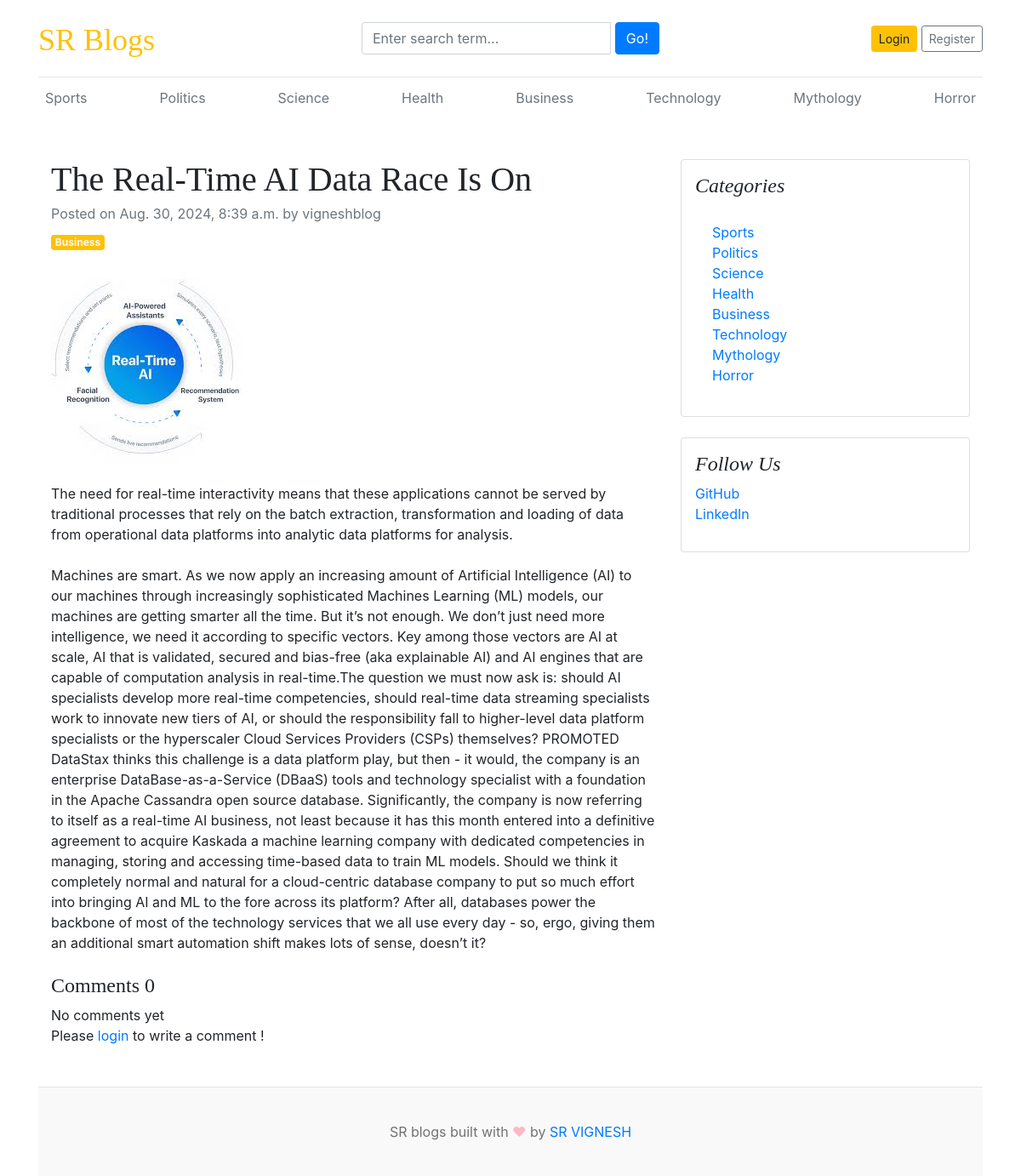
Screenshot of /blogs/the-real-time-ai-data-race-is-on/ with the database file from the repository.
### blogs/models.py (models this page shows, shortened)
class Category(models.Model):
    category_name=models.CharField(max_length=50,unique=True)
    created_at=models.DateTimeField(auto_now_add=True)
    updated_at=models.DateTimeField(auto_now=True)
    class Meta:
        verbose_name_plural='categories'
    def __str__(self):
        return self.category_name

class Blog(models.Model):
    title=models.CharField(max_length=100)
    slug=models.SlugField(max_length=150,unique=True,blank=True)
    category=models.ForeignKey(Category,on_delete=models.CASCADE)
    author=models.ForeignKey(User,on_delete=models.CASCADE)
    featured_image=models.ImageField(upload_to='uploads/%Y/%m/%d')
    short_description=models.TextField(max_length=500)
    blog_body=models.TextField(max_length=2000)
    status=models.CharField(max_length=20,choices=STATUS_CHOICES,default="Draft")
    is_featured=models.BooleanField(default=False)
    created_at=models.DateTimeField(auto_now_add=True)
    updated_at=models.DateTimeField(auto_now=True)

### assignments/models.py (models this page shows, shortened)
class SocialLink(models.Model):
    platform=models.CharField(max_length=25)
    link=models.URLField(max_length=100)
    created_at=models.DateTimeField(auto_now_add=True)
    updated_at=models.DateTimeField(auto_now=True)

### blogs/views.py (the view, shortened to what this page needs)
# urls.py: path('blogs/<slug:slug>/',BlogsView.blogs,name='blogs'),
def blogs(request,slug):
    single_blog=get_object_or_404(Blog,slug=slug,status='Published')
    comments=Comment.objects.filter(blog=single_blog)
    comment_count=comments.count()
    context={
        'single_blog':single_blog,
        'comments':comments,
        'comment_count':comment_count,
    }
    return render(request,'blogs.html',context)

### blogs/context_processors.py (called while the page is built)
def get_categories(request):
    categories=Category.objects.all()
    return dict(categories=categories)

def get_social_links(request):
    social_links=SocialLink.objects.all()
    return dict(social_links=social_links)

### templates/blogs.html
{% extends 'base.html' %}
{% block content %}
<div class="container mt-5">
    <div class="row">
        <div class="col-lg-8">
            <article>
                <header class="mb-4">
                    <h1 class="fw-bolder mb-1">{{ single_blog.title }}</h1>
                    <div class="text-muted fst-italic mb-2">Posted on {{ single_blog.created_at }} by {{ single_blog.author }}</div>
                    <a class="badge bg-warning text-decoration-none text-light" href="#!">{{ single_blog.category }}</a>
                </header>
                <figure class="mb-4"><img class="img-fluid rounded" src="{{ single_blog.featured_image.url }}" alt="..." /></figure>
                <section class="mb-5">
                    <p class="fs-5 mb-4">{{ single_blog.short_description }}</p>
                    <p class="fs-5 mb-4">{{ single_blog.blog_body }}</p>
                     <h4>Comments {{ comment_count }}</h4>
                     {% if comments %}
                        {% for comment in comments %}
                        <div class="card mt-1">
                            <div class="card-body">
                                <p class="card-text mb-0">{{ comment }}</p>
                                <span>
                                    <small> By {{ comment.user }}</small>
                                    <small>| {{ comment.created_at | timesince }} ago</small>
                                </span>
                            </div>
                        </div>
                        {% endfor %}
                     {% else %}
                     No comments yet
                     {% endif %}
                    <br/>
                    <div class="form-group">
                        {% if user.is_authenticated %}
                        <form action="" method="POST">
                            {% csrf_token %}
                            <div class="form-group">
                                <textarea name="comment" class="form-control" placeholder="Write your comment"></textarea>
                                <input type="submit" value="Submit" class="btn btn-primary mt-2">
                            </div>
                        </form>
                        {% else %}
                        <p>Please <span><a href="{% url 'login' %}">login</a></span> to write a comment !</p>
                        {% endif %}
                    </div>
                    </section>
            </article>
        </div>
        <div class="col-lg-4">
            <div class="card mb-4 p-3">
                <h4 class="font-italic">Categories</h4>
                <div class="card-body">
                    <div class="row">
                        <div class="col-sm-6">
                            <ul class="list-unstyled mb-0">
                                {% for category in categories %}
                                <li><a href="{% url 'posts_by_category' category.id %}">{{ category.category_name }}</a></li>
                                {% endfor %}
                            </ul>
                        </div>
                    </div>
                </div>
            </div>
             {% if social_links %}
            <div class="card mb-4 p-3">
                <h4 class="font-italic">Follow Us</h4>
                <ol class="list-unstyled">
                    {% for i in social_links %}
                    <li><a href="{{ i.link }}" target="_blank">{{ i.platform }}</a></li>
                    {% endfor %}
                </ol>
            </div>
            {% endif %}
        </div>
    </div>
</div>
{% endblock %}

### templates/base.html (shortened to what this page needs)
{% load static %}
<!DOCTYPE html>
<html lang="en">
<head>
    <link href="https://getbootstrap.com/docs/4.0/dist/css/bootstrap.min.css" rel="stylesheet">
    <link href="{% static 'css/blog.css' %}" rel="stylesheet">
    <link rel="stylesheet" href="https://stackpath.bootstrapcdn.com/bootstrap/4.5.2/css/bootstrap.min.css">
    <link rel="stylesheet" href="https://cdnjs.cloudflare.com/ajax/libs/font-awesome/5.15.4/css/all.min.css">
    <link rel="stylesheet" href="https://cdnjs.cloudflare.com/ajax/libs/font-awesome/4.7.0/css/font-awesome.min.css">
  </head>
<body>
    <div class="container">
      <header class="blog-header py-3">
        <div class="row flex-nowrap justify-content-between align-items-center">
          <div class="col-4 pt-1">
            <a class="blog-header-logo text-warning" href="/">SR Blogs</a>
          </div>
          <div class="col-4">
            <form action="{% url 'search' %}" method="GET">
                <div class="input-group">
                    <input class="form-control" type="text" name="keyword" value="{{ keyword }}" placeholder="Enter search term..." aria-label="Enter search term..." aria-describedby="button-search" />&nbsp;
                    <button type="submit" class="btn btn-primary" id="button-search" type="button">Go!</button>
                </div>
            </form>
          </div>
          <div class="col-4 d-flex justify-content-end align-items-center">
            {% if not user.is_authenticated %}
            <a class="btn btn-sm btn-warning" href="{% url 'login' %}">Login</a> &nbsp;
            <a class="btn btn-sm btn-outline-secondary" href="{% url 'register' %}">Register</a>
            {% else %}
            <span><a href="{% url 'dashboard' %}">Dashboard</a></span>
            &emsp;
            <span><a href="{% url 'logout' %}">Logout</a></span>
            {% endif %}
          </div>
        </div>
      </header>
      <div class="nav-scroller py-1 mb-2">
        <nav class="nav d-flex justify-content-between">
          {% for category in categories %}
          <a class="p-2 text-muted" href="{% url 'posts_by_category' category.id %}">{{ category.category_name }}</a>
          {% endfor %}
        </nav>
      </div>
{% block content %}
{% endblock %}
<footer class="blog-footer">
    <p>SR blogs built with <span style="color:#FFB7C5;">&#9829;</span> by <a href="#">SR VIGNESH</a></p>
  </footer>
  </body>
  </html>

### blog_main/static/css/blog.css (style rules this page uses)
.blog-header { border-bottom: 1px solid #e5e5e5; }
.blog-header-logo { font-family: "Playfair Display", Georgia, "Times New Roman", serif; font-size: 2.25rem; }
h1, h2, h3, h4, h5, h6 { font-family: "Playfair Display", Georgia, "Times New Roman", serif; }
.blog-footer { padding: 2.5rem 0; color: #727272; text-align: center; background-color: #f9f9f9; border-top: .05rem solid #e5e5e5; }
.blog-footer p:last-child { margin-bottom: 0; }

### rows the page displays
Category: category_name "Sports"
Category: category_name "Politics"
Category: category_name "Science"
Category: category_name "Health"
Category: category_name "Business"
Category: category_name "Technology"
Category: category_name "Mythology"
Category: category_name "Horror"
Blog: title "The Real-Time AI Data Race Is On", created_at "Aug. 30, 2024, 8:39 a.m.", author "vigneshblog", category "Business", featured_image (picture), short_description "The need for real-time interactivity means that these applications cannot be served by traditional processes that rely on the batch extraction, transformation and loading of data from operational data platforms into analytic data platforms for analysis.", blog_body "Machines are smart. As we now apply an increasing amount of Artificial Intelligence (AI) to our machines through increasingly sophisticated Machines Learning (ML) models, our machines are getting smarter all the time. But it’s not enough. We don’t just need more intelligence, we need it according to specific vectors. Key among those vectors are AI at scale, AI that is validated, secured and bias-free (aka explainable AI) and AI engines that are capable of computation analysis in real-time.The question we must now ask is: should AI specialists develop more real-time competencies, should real-time data streaming specialists work to innovate new tiers of AI, or should the responsibility fall…"
SocialLink: platform "GitHub"
SocialLink: platform "LinkedIn"

### other values shown
{{ comment_count }} "0"
